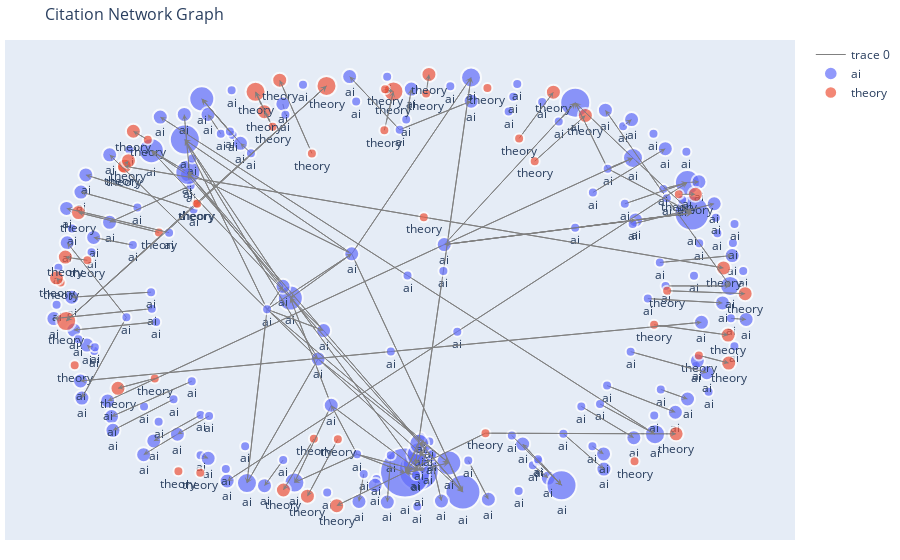

The notebook cell saved with this chart:
### Code cell
sub_areas_of_interest = ['ai','theory']  # Replace with your desired sub-area
theory_graph = filter_graph_by_sub_areas(G, sub_areas_of_interest)
draw_graph_plotly(theory_graph, sample_fraction=1.0)

### Figure 1 — Plotly figure (JSON) as saved in the notebook; plotly's stock layout.template omitted (floating-point values rounded to 4 significant figures; data arrays with more than 128 entries replaced by an {"elided": "..."} marker saying what was removed)
{"data": [{"hoverinfo": "none", "line": {"color": "gray", "width": 1}, "mode": "lines", "type": "scatter", "x": {"elided": "492 float values"}, "y": {"elided": "492 float values"}}, {"hoverinfo": "text", "marker": {"color": "#636EFA", "line": {"width": 2}, "size": {"elided": "185 int values"}}, "mode": "markers+text", "name": "ai", "text": {"elided": "185 str values"}, "textposition": "bottom center", "type": "scatter", "x": {"elided": "185 float values"}, "y": {"elided": "185 float values"}}, {"hoverinfo": "text", "marker": {"color": "#EF553B", "line": {"width": 2}, "size": [10, 10, 10, 10, 10, 10, 15, 10, 10, 15, 10, 20, 10, 15, 10, 20, 15, 10, 15, 15, 10, 15, 10, 15, 10, 15, 10, 15, 10, 15, 15, 10, 15, 10, 10, 15, 10, 15, 10, 15, 15, 10, 20, 10, 10, 15, 10, 15, 20, 10, 15, 10, 15]}, "mode": "markers+text", "name": "theory", "text": ["theory", "theory", "theory", "theory", "theory", "theory", "theory", "theory", "theory", "theory", "theory", "theory", "theory", "theory", "theory", "theory", "theory", "theory", "theory", "theory", "theory", "theory", "theory", "theory", "theory", "theory", "theory", "theory", "theory", "theory", "theory", "theory", "theory", "theory", "theory", "theory", "theory", "theory", "theory", "theory", "theory", "theory", "theory", "theory", "theory", "theory", "theory", "theory", "theory", "theory", "theory", "theory", "theory"], "textposition": "bottom center", "type": "scatter", "x": [-0.7537, -0.5342, -0.5957, -0.8872, 0.6864, 0.09403, -0.7474, 0.2728, 0.4058, 0.5482, -0.01686, 0.008692, 0.7413, 0.9495, -0.3308, -0.3789, -0.3543, 0.2674, -0.1508, 0.8033, 0.778, 0.9973, -0.6622, -0.7656, 0.8107, 0.8573, -0.9268, -0.9383, -0.215, -0.3005, -0.736, -0.6506, -0.8767, -0.01481, -0.2205, -0.3109, 0.3619, 0.4583, -0.1476, -0.233, 0.9365, -0.5458, -0.9111, -0.5427, -0.8515, -0.9135, 0.8672, 0.951, -0.1794, -0.6818, -0.7223, 0.1006, 0.1085], "y": [0.5639, -0.8128, -0.8064, -0.3268, -0.7612, 0.3431, 0.5735, 0.9276, 0.5964, 0.8036, 0.736, 0.9117, -0.1437, -0.19, 0.7518, 0.91, 0.8205, -0.634, -0.9617, -0.6371, 0.01036, -0.002809, -0.3863, -0.4309, 0.4466, 0.4464, 0.04787, 0.06878, -0.6594, -0.8909, 0.5988, 0.2741, 0.3641, 0.922, 0.6315, 0.963, 0.6995, 0.9084, -0.6616, -0.919, 0.1134, 0.4056, -0.1269, 0.4035, 0.1481, 0.1625, -0.2821, -0.3167, 0.937, 0.6932, 0.7317, 0.9024, 0.9887]}], "layout": {"annotations": [{"arrowcolor": "gray", "arrowhead": 3, "arrowsize": 1, "arrowwidth": 1, "ax": 0.7672, "axref": "x", "ay": 0.4709, "ayref": "y", "showarrow": true, "x": 0.8349, "xref": "x", "y": 0.4999, "yref": "y"}, {"arrowcolor": "gray", "arrowhead": 3, "arrowsize": 1, "arrowwidth": 1, "ax": -0.711, "axref": "x", "ay": 0.3864, "ayref": "y", "showarrow": true, "x": -0.8696, "xref": "x", "y": 0.4569, "yref": "y"}, {"arrowcolor": "gray", "arrowhead": 3, "arrowsize": 1, "arrowwidth": 1, "ax": -0.4433, "axref": "x", "ay": 0.7144, "ayref": "y", "showarrow": true, "x": -0.53, "xref": "x", "y": 0.8783, "yref": "y"}, {"arrowcolor": "gray", "arrowhead": 3, "arrowsize": 1, "arrowwidth": 1, "ax": -0.5336, "axref": "x", "ay": -0.5516, "ayref": "y", "showarrow": true, "x": -0.6649, "xref": "x", "y": -0.6692, "yref": "y"}, {"arrowcolor": "gray", "arrowhead": 3, "arrowsize": 1, "arrowwidth": 1, "ax": 0.4005, "axref": "x", "ay": -0.7785, "ayref": "y", "showarrow": true, "x": 0.4438, "xref": "x", "y": -0.837, "yref": "y"}, {"arrowcolor": "gray", "arrowhead": 3, "arrowsize": 1, "arrowwidth": 1, "ax": 0.0446, "axref": "x", "ay": 0.7848, "ayref": "y", "showarrow": true, "x": 0.059, "xref": "x", "y": 0.9224, "yref": "y"}, {"arrowcolor": "gray", "arrowhead": 3, "arrowsize": 1, "arrowwidth": 1, "ax": 0.219, "axref": "x", "ay": -0.7577, "ayref": "y", "showarrow": true, "x": 0.2756, "xref": "x", "y": -0.9328, "yref": "y"}, {"arrowcolor": "gray", "arrowhead": 3, "arrowsize": 1, "arrowwidth": 1, "ax": -0.3464, "axref": "x", "ay": -0.07382, "ayref": "y", "showarrow": true, "x": -0.203, "xref": "x", "y": -0.298, "yref": "y"}, {"arrowcolor": "gray", "arrowhead": 3, "arrowsize": 1, "arrowwidth": 1, "ax": -0.3464, "axref": "x", "ay": -0.07382, "ayref": "y", "showarrow": true, "x": -0.1085, "xref": "x", "y": 0.1773, "yref": "y"}, {"arrowcolor": "gray", "arrowhead": 3, "arrowsize": 1, "arrowwidth": 1, "ax": -0.3464, "axref": "x", "ay": -0.07382, "ayref": "y", "showarrow": true, "x": -0.403, "xref": "x", "y": -0.8596, "yref": "y"}, {"arrowcolor": "gray", "arrowhead": 3, "arrowsize": 1, "arrowwidth": 1, "ax": -0.3464, "axref": "x", "ay": -0.07382, "ayref": "y", "showarrow": true, "x": -0.1875, "xref": "x", "y": -0.1699, "yref": "y"}, {"arrowcolor": "gray", "arrowhead": 3, "arrowsize": 1, "arrowwidth": 1, "ax": -0.3464, "axref": "x", "ay": -0.07382, "ayref": "y", "showarrow": true, "x": 0.1642, "xref": "x", "y": -0.7685, "yref": "y"}, {"arrowcolor": "gray", "arrowhead": 3, "arrowsize": 1, "arrowwidth": 1, "ax": -0.3464, "axref": "x", "ay": -0.07382, "ayref": "y", "showarrow": true, "x": -0.7889, "xref": "x", "y": 0.6253, "yref": "y"}, {"arrowcolor": "gray", "arrowhead": 3, "arrowsize": 1, "arrowwidth": 1, "ax": -0.3464, "axref": "x", "ay": -0.07382, "ayref": "y", "showarrow": true, "x": -0.5776, "xref": "x", "y": 0.6939, "yref": "y"}, {"arrowcolor": "gray", "arrowhead": 3, "arrowsize": 1, "arrowwidth": 1, "ax": -0.3464, "axref": "x", "ay": -0.07382, "ayref": "y", "showarrow": true, "x": -0.3016, "xref": "x", "y": 0.03055, "yref": "y"}, {"arrowcolor": "gray", "arrowhead": 3, "arrowsize": 1, "arrowwidth": 1, "ax": -0.203, "axref": "x", "ay": -0.298, "ayref": "y", "showarrow": true, "x": 0.1642, "xref": "x", "y": -0.7685, "yref": "y"}, {"arrowcolor": "gray", "arrowhead": 3, "arrowsize": 1, "arrowwidth": 1, "ax": -0.203, "axref": "x", "ay": -0.298, "ayref": "y", "showarrow": true, "x": -0.5776, "xref": "x", "y": 0.6939, "yref": "y"}, {"arrowcolor": "gray", "arrowhead": 3, "arrowsize": 1, "arrowwidth": 1, "ax": -0.203, "axref": "x", "ay": -0.298, "ayref": "y", "showarrow": true, "x": -0.403, "xref": "x", "y": -0.8596, "yref": "y"}, {"arrowcolor": "gray", "arrowhead": 3, "arrowsize": 1, "arrowwidth": 1, "ax": -0.203, "axref": "x", "ay": -0.298, "ayref": "y", "showarrow": true, "x": 0.2041, "xref": "x", "y": -0.9004, "yref": "y"}, {"arrowcolor": "gray", "arrowhead": 3, "arrowsize": 1, "arrowwidth": 1, "ax": -0.1085, "axref": "x", "ay": 0.1773, "ayref": "y", "showarrow": true, "x": -0.5776, "xref": "x", "y": 0.6939, "yref": "y"}, {"arrowcolor": "gray", "arrowhead": 3, "arrowsize": 1, "arrowwidth": 1, "ax": -0.1085, "axref": "x", "ay": 0.1773, "ayref": "y", "showarrow": true, "x": -0.5691, "xref": "x", "y": 0.5463, "yref": "y"}, {"arrowcolor": "gray", "arrowhead": 3, "arrowsize": 1, "arrowwidth": 1, "ax": -0.1085, "axref": "x", "ay": 0.1773, "ayref": "y", "showarrow": true, "x": 0.2268, "xref": "x", "y": 0.9749, "yref": "y"}, {"arrowcolor": "gray", "arrowhead": 3, "arrowsize": 1, "arrowwidth": 1, "ax": -0.1085, "axref": "x", "ay": 0.1773, "ayref": "y", "showarrow": true, "x": 0.2041, "xref": "x", "y": -0.9004, "yref": "y"}, {"arrowcolor": "gray", "arrowhead": 3, "arrowsize": 1, "arrowwidth": 1, "ax": -0.1085, "axref": "x", "ay": 0.1773, "ayref": "y", "showarrow": true, "x": -0.2811, "xref": "x", "y": -0.02294, "yref": "y"}, {"arrowcolor": "gray", "arrowhead": 3, "arrowsize": 1, "arrowwidth": 1, "ax": -0.1875, "axref": "x", "ay": -0.1699, "ayref": "y", "showarrow": true, "x": -0.2811, "xref": "x", "y": -0.02294, "yref": "y"}, {"arrowcolor": "gray", "arrowhead": 3, "arrowsize": 1, "arrowwidth": 1, "ax": -0.1875, "axref": "x", "ay": -0.1699, "ayref": "y", "showarrow": true, "x": 0.2041, "xref": "x", "y": -0.9004, "yref": "y"}, {"arrowcolor": "gray", "arrowhead": 3, "arrowsize": 1, "arrowwidth": 1, "ax": -0.1875, "axref": "x", "ay": -0.1699, "ayref": "y", "showarrow": true, "x": -0.5691, "xref": "x", "y": 0.5463, "yref": "y"}, {"arrowcolor": "gray", "arrowhead": 3, "arrowsize": 1, "arrowwidth": 1, "ax": 0.1642, "axref": "x", "ay": -0.7685, "ayref": "y", "showarrow": true, "x": 0.2041, "xref": "x", "y": -0.9004, "yref": "y"}, {"arrowcolor": "gray", "arrowhead": 3, "arrowsize": 1, "arrowwidth": 1, "ax": -0.2811, "axref": "x", "ay": -0.02294, "ayref": "y", "showarrow": true, "x": -0.5691, "xref": "x", "y": 0.5463, "yref": "y"}, {"arrowcolor": "gray", "arrowhead": 3, "arrowsize": 1, "arrowwidth": 1, "ax": -0.2811, "axref": "x", "ay": -0.02294, "ayref": "y", "showarrow": true, "x": -0.6717, "xref": "x", "y": 0.6439, "yref": "y"}, {"arrowcolor": "gray", "arrowhead": 3, "arrowsize": 1, "arrowwidth": 1, "ax": -0.2811, "axref": "x", "ay": -0.02294, "ayref": "y", "showarrow": true, "x": 0.2041, "xref": "x", "y": -0.9004, "yref": "y"}, {"arrowcolor": "gray", "arrowhead": 3, "arrowsize": 1, "arrowwidth": 1, "ax": 0.6542, "axref": "x", "ay": 0.755, "ayref": "y", "showarrow": true, "x": 0.6781, "xref": "x", "y": 0.7845, "yref": "y"}, {"arrowcolor": "gray", "arrowhead": 3, "arrowsize": 1, "arrowwidth": 1, "ax": -0.5582, "axref": "x", "ay": -0.3989, "ayref": "y", "showarrow": true, "x": -0.7836, "xref": "x", "y": -0.5587, "yref": "y"}, {"arrowcolor": "gray", "arrowhead": 3, "arrowsize": 1, "arrowwidth": 1, "ax": -0.3016, "axref": "x", "ay": 0.03055, "ayref": "y", "showarrow": true, "x": -0.5776, "xref": "x", "y": 0.6939, "yref": "y"}, {"arrowcolor": "gray", "arrowhead": 3, "arrowsize": 1, "arrowwidth": 1, "ax": -0.3016, "axref": "x", "ay": 0.03055, "ayref": "y", "showarrow": true, "x": -0.5703, "xref": "x", "y": 0.5352, "yref": "y"}, {"arrowcolor": "gray", "arrowhead": 3, "arrowsize": 1, "arrowwidth": 1, "ax": -0.3016, "axref": "x", "ay": 0.03055, "ayref": "y", "showarrow": true, "x": 0.07984, "xref": "x", "y": -0.8029, "yref": "y"}, {"arrowcolor": "gray", "arrowhead": 3, "arrowsize": 1, "arrowwidth": 1, "ax": -0.5703, "axref": "x", "ay": 0.5352, "ayref": "y", "showarrow": true, "x": -0.6717, "xref": "x", "y": 0.6439, "yref": "y"}, {"arrowcolor": "gray", "arrowhead": 3, "arrowsize": 1, "arrowwidth": 1, "ax": 0.07984, "axref": "x", "ay": -0.8029, "ayref": "y", "showarrow": true, "x": 0.04134, "xref": "x", "y": -0.8123, "yref": "y"}, {"arrowcolor": "gray", "arrowhead": 3, "arrowsize": 1, "arrowwidth": 1, "ax": -0.4765, "axref": "x", "ay": 0.7202, "ayref": "y", "showarrow": true, "x": -0.5124, "xref": "x", "y": 0.8075, "yref": "y"}, {"arrowcolor": "gray", "arrowhead": 3, "arrowsize": 1, "arrowwidth": 1, "ax": -0.6219, "axref": "x", "ay": 0.2732, "ayref": "y", "showarrow": true, "x": -0.9099, "xref": "x", "y": 0.3829, "yref": "y"}, {"arrowcolor": "gray", "arrowhead": 3, "arrowsize": 1, "arrowwidth": 1, "ax": 0.4864, "axref": "x", "ay": -0.6369, "ayref": "y", "showarrow": true, "x": 0.6002, "xref": "x", "y": -0.7963, "yref": "y"}, {"arrowcolor": "gray", "arrowhead": 3, "arrowsize": 1, "arrowwidth": 1, "ax": 0.7574, "axref": "x", "ay": 0.138, "ayref": "y", "showarrow": true, "x": 0.9608, "xref": "x", "y": 0.1696, "yref": "y"}, {"arrowcolor": "gray", "arrowhead": 3, "arrowsize": 1, "arrowwidth": 1, "ax": 0.1047, "axref": "x", "ay": -0.791, "ayref": "y", "showarrow": true, "x": 0.1642, "xref": "x", "y": -0.7685, "yref": "y"}, {"arrowcolor": "gray", "arrowhead": 3, "arrowsize": 1, "arrowwidth": 1, "ax": 0.1047, "axref": "x", "ay": -0.791, "ayref": "y", "showarrow": true, "x": 0.07984, "xref": "x", "y": -0.8029, "yref": "y"}, {"arrowcolor": "gray", "arrowhead": 3, "arrowsize": 1, "arrowwidth": 1, "ax": 0.1047, "axref": "x", "ay": -0.791, "ayref": "y", "showarrow": true, "x": 0.04134, "xref": "x", "y": -0.8123, "yref": "y"}, {"arrowcolor": "gray", "arrowhead": 3, "arrowsize": 1, "arrowwidth": 1, "ax": 0.6895, "axref": "x", "ay": 0.3307, "ayref": "y", "showarrow": true, "x": 0.8478, "xref": "x", "y": 0.3621, "yref": "y"}, {"arrowcolor": "gray", "arrowhead": 3, "arrowsize": 1, "arrowwidth": 1, "ax": 0.5195, "axref": "x", "ay": 0.2951, "ayref": "y", "showarrow": true, "x": 0.6895, "xref": "x", "y": 0.3307, "yref": "y"}, {"arrowcolor": "gray", "arrowhead": 3, "arrowsize": 1, "arrowwidth": 1, "ax": 0.5195, "axref": "x", "ay": 0.2951, "ayref": "y", "showarrow": true, "x": 0.8478, "xref": "x", "y": 0.3621, "yref": "y"}, {"arrowcolor": "gray", "arrowhead": 3, "arrowsize": 1, "arrowwidth": 1, "ax": 0.5195, "axref": "x", "ay": 0.2951, "ayref": "y", "showarrow": true, "x": 0.1514, "xref": "x", "y": 0.219, "yref": "y"}, {"arrowcolor": "gray", "arrowhead": 3, "arrowsize": 1, "arrowwidth": 1, "ax": 0.7237, "axref": "x", "ay": -0.02529, "ayref": "y", "showarrow": true, "x": 0.9336, "xref": "x", "y": -0.04463, "yref": "y"}, {"arrowcolor": "gray", "arrowhead": 3, "arrowsize": 1, "arrowwidth": 1, "ax": 0.07051, "axref": "x", "ay": -0.7752, "ayref": "y", "showarrow": true, "x": 0.04134, "xref": "x", "y": -0.8123, "yref": "y"}, {"arrowcolor": "gray", "arrowhead": 3, "arrowsize": 1, "arrowwidth": 1, "ax": 0.1097, "axref": "x", "ay": -0.6712, "ayref": "y", "showarrow": true, "x": 0.07051, "xref": "x", "y": -0.7752, "yref": "y"}, {"arrowcolor": "gray", "arrowhead": 3, "arrowsize": 1, "arrowwidth": 1, "ax": 0.1097, "axref": "x", "ay": -0.6712, "ayref": "y", "showarrow": true, "x": 0.08107, "xref": "x", "y": -0.7319, "yref": "y"}, {"arrowcolor": "gray", "arrowhead": 3, "arrowsize": 1, "arrowwidth": 1, "ax": 0.1097, "axref": "x", "ay": -0.6712, "ayref": "y", "showarrow": true, "x": 0.08106, "xref": "x", "y": -0.682, "yref": "y"}, {"arrowcolor": "gray", "arrowhead": 3, "arrowsize": 1, "arrowwidth": 1, "ax": 0.1491, "axref": "x", "ay": 0.0994, "ayref": "y", "showarrow": true, "x": 0.07051, "xref": "x", "y": -0.7752, "yref": "y"}, {"arrowcolor": "gray", "arrowhead": 3, "arrowsize": 1, "arrowwidth": 1, "ax": 0.1491, "axref": "x", "ay": 0.0994, "ayref": "y", "showarrow": true, "x": 0.2268, "xref": "x", "y": 0.9749, "yref": "y"}, {"arrowcolor": "gray", "arrowhead": 3, "arrowsize": 1, "arrowwidth": 1, "ax": 0.08107, "axref": "x", "ay": -0.7319, "ayref": "y", "showarrow": true, "x": 0.07051, "xref": "x", "y": -0.7752, "yref": "y"}, {"arrowcolor": "gray", "arrowhead": 3, "arrowsize": 1, "arrowwidth": 1, "ax": 0.08107, "axref": "x", "ay": -0.7319, "ayref": "y", "showarrow": true, "x": 0.04134, "xref": "x", "y": -0.8123, "yref": "y"}, {"arrowcolor": "gray", "arrowhead": 3, "arrowsize": 1, "arrowwidth": 1, "ax": 0.1882, "axref": "x", "ay": -0.1746, "ayref": "y", "showarrow": true, "x": -0.4587, "xref": "x", "y": -0.8502, "yref": "y"}, {"arrowcolor": "gray", "arrowhead": 3, "arrowsize": 1, "arrowwidth": 1, "ax": 0.1882, "axref": "x", "ay": -0.1746, "ayref": "y", "showarrow": true, "x": 0.8349, "xref": "x", "y": 0.4999, "yref": "y"}, {"arrowcolor": "gray", "arrowhead": 3, "arrowsize": 1, "arrowwidth": 1, "ax": 0.5693, "axref": "x", "ay": 0.4549, "ayref": "y", "showarrow": true, "x": 0.7729, "xref": "x", "y": 0.6529, "yref": "y"}, {"arrowcolor": "gray", "arrowhead": 3, "arrowsize": 1, "arrowwidth": 1, "ax": 0.5893, "axref": "x", "ay": -0.5018, "ayref": "y", "showarrow": true, "x": 0.7439, "xref": "x", "y": -0.6385, "yref": "y"}, {"arrowcolor": "gray", "arrowhead": 3, "arrowsize": 1, "arrowwidth": 1, "ax": 0.4733, "axref": "x", "ay": 0.7764, "ayref": "y", "showarrow": true, "x": 0.5197, "xref": "x", "y": 0.8612, "yref": "y"}, {"arrowcolor": "gray", "arrowhead": 3, "arrowsize": 1, "arrowwidth": 1, "ax": -0.8323, "axref": "x", "ay": -0.2618, "ayref": "y", "showarrow": true, "x": -0.8529, "xref": "x", "y": -0.2353, "yref": "y"}, {"arrowcolor": "gray", "arrowhead": 3, "arrowsize": 1, "arrowwidth": 1, "ax": -0.6705, "axref": "x", "ay": -0.07073, "ayref": "y", "showarrow": true, "x": -0.9457, "xref": "x", "y": -0.1157, "yref": "y"}, {"arrowcolor": "gray", "arrowhead": 3, "arrowsize": 1, "arrowwidth": 1, "ax": -0.09338, "axref": "x", "ay": -0.7297, "ayref": "y", "showarrow": true, "x": -0.2696, "xref": "x", "y": -0.8576, "yref": "y"}, {"arrowcolor": "gray", "arrowhead": 3, "arrowsize": 1, "arrowwidth": 1, "ax": -0.09338, "axref": "x", "ay": -0.7297, "ayref": "y", "showarrow": true, "x": 0.07984, "xref": "x", "y": -0.8029, "yref": "y"}, {"arrowcolor": "gray", "arrowhead": 3, "arrowsize": 1, "arrowwidth": 1, "ax": -0.09338, "axref": "x", "ay": -0.7297, "ayref": "y", "showarrow": true, "x": 0.04134, "xref": "x", "y": -0.8123, "yref": "y"}, {"arrowcolor": "gray", "arrowhead": 3, "arrowsize": 1, "arrowwidth": 1, "ax": -0.09338, "axref": "x", "ay": -0.7297, "ayref": "y", "showarrow": true, "x": -0.1661, "xref": "x", "y": -0.5077, "yref": "y"}, {"arrowcolor": "gray", "arrowhead": 3, "arrowsize": 1, "arrowwidth": 1, "ax": 0.02623, "axref": "x", "ay": 0.7386, "ayref": "y", "showarrow": true, "x": 0.2272, "xref": "x", "y": 0.8679, "yref": "y"}, {"arrowcolor": "gray", "arrowhead": 3, "arrowsize": 1, "arrowwidth": 1, "ax": 0.02623, "axref": "x", "ay": 0.7386, "ayref": "y", "showarrow": true, "x": -0.1144, "xref": "x", "y": 0.9789, "yref": "y"}, {"arrowcolor": "gray", "arrowhead": 3, "arrowsize": 1, "arrowwidth": 1, "ax": -0.03896, "axref": "x", "ay": -0.8407, "ayref": "y", "showarrow": true, "x": -0.04289, "xref": "x", "y": -0.8698, "yref": "y"}, {"arrowcolor": "gray", "arrowhead": 3, "arrowsize": 1, "arrowwidth": 1, "ax": 0.001477, "axref": "x", "ay": -0.2647, "ayref": "y", "showarrow": true, "x": 0.8745, "xref": "x", "y": -0.1324, "yref": "y"}, {"arrowcolor": "gray", "arrowhead": 3, "arrowsize": 1, "arrowwidth": 1, "ax": 0.001477, "axref": "x", "ay": -0.2647, "ayref": "y", "showarrow": true, "x": -0.8708, "xref": "x", "y": -0.3979, "yref": "y"}, {"arrowcolor": "gray", "arrowhead": 3, "arrowsize": 1, "arrowwidth": 1, "ax": -0.6582, "axref": "x", "ay": -0.1308, "ayref": "y", "showarrow": true, "x": -0.8897, "xref": "x", "y": -0.1676, "yref": "y"}, {"arrowcolor": "gray", "arrowhead": 3, "arrowsize": 1, "arrowwidth": 1, "ax": 0.6109, "axref": "x", "ay": 0.5626, "ayref": "y", "showarrow": true, "x": 0.8478, "xref": "x", "y": 0.3621, "yref": "y"}, {"arrowcolor": "gray", "arrowhead": 3, "arrowsize": 1, "arrowwidth": 1, "ax": 0.6109, "axref": "x", "ay": 0.5626, "ayref": "y", "showarrow": true, "x": 0.682, "xref": "x", "y": 0.6109, "yref": "y"}, {"arrowcolor": "gray", "arrowhead": 3, "arrowsize": 1, "arrowwidth": 1, "ax": 0.6109, "axref": "x", "ay": 0.5626, "ayref": "y", "showarrow": true, "x": 0.5197, "xref": "x", "y": 0.8612, "yref": "y"}, {"arrowcolor": "gray", "arrowhead": 3, "arrowsize": 1, "arrowwidth": 1, "ax": 0.682, "axref": "x", "ay": 0.6109, "ayref": "y", "showarrow": true, "x": 0.5197, "xref": "x", "y": 0.8612, "yref": "y"}, {"arrowcolor": "gray", "arrowhead": 3, "arrowsize": 1, "arrowwidth": 1, "ax": 0.682, "axref": "x", "ay": 0.6109, "ayref": "y", "showarrow": true, "x": 0.8478, "xref": "x", "y": 0.3621, "yref": "y"}, {"arrowcolor": "gray", "arrowhead": 3, "arrowsize": 1, "arrowwidth": 1, "ax": -0.295, "axref": "x", "ay": 0.8069, "ayref": "y", "showarrow": true, "x": -0.3021, "xref": "x", "y": 0.8552, "yref": "y"}, {"arrowcolor": "gray", "arrowhead": 3, "arrowsize": 1, "arrowwidth": 1, "ax": 0.3416, "axref": "x", "ay": -0.6447, "ayref": "y", "showarrow": true, "x": 0.4811, "xref": "x", "y": -0.8698, "yref": "y"}, {"arrowcolor": "gray", "arrowhead": 3, "arrowsize": 1, "arrowwidth": 1, "ax": -0.7237, "axref": "x", "ay": 0.2169, "ayref": "y", "showarrow": true, "x": -0.8339, "xref": "x", "y": 0.2514, "yref": "y"}, {"arrowcolor": "gray", "arrowhead": 3, "arrowsize": 1, "arrowwidth": 1, "ax": 0.8585, "axref": "x", "ay": -0.3301, "ayref": "y", "showarrow": true, "x": 0.8629, "xref": "x", "y": -0.3066, "yref": "y"}, {"arrowcolor": "gray", "arrowhead": 3, "arrowsize": 1, "arrowwidth": 1, "ax": -0.3012, "axref": "x", "ay": -0.7553, "ayref": "y", "showarrow": true, "x": -0.3537, "xref": "x", "y": -0.8716, "yref": "y"}, {"arrowcolor": "gray", "arrowhead": 3, "arrowsize": 1, "arrowwidth": 1, "ax": 0.7735, "axref": "x", "ay": 0.03202, "ayref": "y", "showarrow": true, "x": 0.955, "xref": "x", "y": 0.03228, "yref": "y"}, {"arrowcolor": "gray", "arrowhead": 3, "arrowsize": 1, "arrowwidth": 1, "ax": -0.5614, "axref": "x", "ay": 0.4867, "ayref": "y", "showarrow": true, "x": -0.5793, "xref": "x", "y": 0.8077, "yref": "y"}, {"arrowcolor": "gray", "arrowhead": 3, "arrowsize": 1, "arrowwidth": 1, "ax": -0.5614, "axref": "x", "ay": 0.4867, "ayref": "y", "showarrow": true, "x": -0.7893, "xref": "x", "y": 0.3198, "yref": "y"}, {"arrowcolor": "gray", "arrowhead": 3, "arrowsize": 1, "arrowwidth": 1, "ax": 0.8349, "axref": "x", "ay": 0.4999, "ayref": "y", "showarrow": true, "x": 0.8674, "xref": "x", "y": 0.503, "yref": "y"}, {"arrowcolor": "gray", "arrowhead": 3, "arrowsize": 1, "arrowwidth": 1, "ax": 0.659, "axref": "x", "ay": 0.4036, "ayref": "y", "showarrow": true, "x": 0.8349, "xref": "x", "y": 0.4999, "yref": "y"}, {"arrowcolor": "gray", "arrowhead": 3, "arrowsize": 1, "arrowwidth": 1, "ax": -0.7419, "axref": "x", "ay": -0.11, "ayref": "y", "showarrow": true, "x": -0.9083, "xref": "x", "y": 0.2274, "yref": "y"}, {"arrowcolor": "gray", "arrowhead": 3, "arrowsize": 1, "arrowwidth": 1, "ax": -0.7419, "axref": "x", "ay": -0.11, "ayref": "y", "showarrow": true, "x": -0.867, "xref": "x", "y": -0.4752, "yref": "y"}, {"arrowcolor": "gray", "arrowhead": 3, "arrowsize": 1, "arrowwidth": 1, "ax": 0.372, "axref": "x", "ay": -0.6835, "ayref": "y", "showarrow": true, "x": 0.4811, "xref": "x", "y": -0.8698, "yref": "y"}, {"arrowcolor": "gray", "arrowhead": 3, "arrowsize": 1, "arrowwidth": 1, "ax": 0.4171, "axref": "x", "ay": -0.7608, "ayref": "y", "showarrow": true, "x": 0.372, "xref": "x", "y": -0.6835, "yref": "y"}, {"arrowcolor": "gray", "arrowhead": 3, "arrowsize": 1, "arrowwidth": 1, "ax": 0.4171, "axref": "x", "ay": -0.7608, "ayref": "y", "showarrow": true, "x": 0.4811, "xref": "x", "y": -0.8698, "yref": "y"}, {"arrowcolor": "gray", "arrowhead": 3, "arrowsize": 1, "arrowwidth": 1, "ax": 0.5368, "axref": "x", "ay": -0.5128, "ayref": "y", "showarrow": true, "x": 0.6844, "xref": "x", "y": -0.6545, "yref": "y"}, {"arrowcolor": "gray", "arrowhead": 3, "arrowsize": 1, "arrowwidth": 1, "ax": -0.451, "axref": "x", "ay": 0.7312, "ayref": "y", "showarrow": true, "x": -0.53, "xref": "x", "y": 0.8783, "yref": "y"}, {"arrowcolor": "gray", "arrowhead": 3, "arrowsize": 1, "arrowwidth": 1, "ax": -0.4213, "axref": "x", "ay": 0.6772, "ayref": "y", "showarrow": true, "x": -0.53, "xref": "x", "y": 0.8783, "yref": "y"}, {"arrowcolor": "gray", "arrowhead": 3, "arrowsize": 1, "arrowwidth": 1, "ax": -0.5335, "axref": "x", "ay": -0.7336, "ayref": "y", "showarrow": true, "x": -0.512, "xref": "x", "y": -0.7475, "yref": "y"}, {"arrowcolor": "gray", "arrowhead": 3, "arrowsize": 1, "arrowwidth": 1, "ax": 0.9572, "axref": "x", "ay": -0.1146, "ayref": "y", "showarrow": true, "x": 1, "xref": "x", "y": -0.1195, "yref": "y"}, {"arrowcolor": "gray", "arrowhead": 3, "arrowsize": 1, "arrowwidth": 1, "ax": 0.4148, "axref": "x", "ay": -0.752, "ayref": "y", "showarrow": true, "x": 0.4811, "xref": "x", "y": -0.8698, "yref": "y"}, {"arrowcolor": "gray", "arrowhead": 3, "arrowsize": 1, "arrowwidth": 1, "ax": -0.5691, "axref": "x", "ay": 0.5463, "ayref": "y", "showarrow": true, "x": -0.6717, "xref": "x", "y": 0.6439, "yref": "y"}, {"arrowcolor": "gray", "arrowhead": 3, "arrowsize": 1, "arrowwidth": 1, "ax": 0.5679, "axref": "x", "ay": -0.6931, "ayref": "y", "showarrow": true, "x": 0.5993, "xref": "x", "y": -0.7279, "yref": "y"}, {"arrowcolor": "gray", "arrowhead": 3, "arrowsize": 1, "arrowwidth": 1, "ax": 0.1514, "axref": "x", "ay": 0.219, "ayref": "y", "showarrow": true, "x": 0.5197, "xref": "x", "y": 0.8612, "yref": "y"}, {"arrowcolor": "gray", "arrowhead": 3, "arrowsize": 1, "arrowwidth": 1, "ax": 0.1514, "axref": "x", "ay": 0.219, "ayref": "y", "showarrow": true, "x": 0.8478, "xref": "x", "y": 0.3621, "yref": "y"}, {"arrowcolor": "gray", "arrowhead": 3, "arrowsize": 1, "arrowwidth": 1, "ax": 0.1514, "axref": "x", "ay": 0.219, "ayref": "y", "showarrow": true, "x": -0.7945, "xref": "x", "y": -0.4879, "yref": "y"}, {"arrowcolor": "gray", "arrowhead": 3, "arrowsize": 1, "arrowwidth": 1, "ax": 0.1514, "axref": "x", "ay": 0.219, "ayref": "y", "showarrow": true, "x": 0.682, "xref": "x", "y": 0.6109, "yref": "y"}, {"arrowcolor": "gray", "arrowhead": 3, "arrowsize": 1, "arrowwidth": 1, "ax": -0.5531, "axref": "x", "ay": 0.378, "ayref": "y", "showarrow": true, "x": -0.8559, "xref": "x", "y": 0.5345, "yref": "y"}, {"arrowcolor": "gray", "arrowhead": 3, "arrowsize": 1, "arrowwidth": 1, "ax": 0.08547, "axref": "x", "ay": -0.6507, "ayref": "y", "showarrow": true, "x": 0.04134, "xref": "x", "y": -0.8123, "yref": "y"}, {"arrowcolor": "gray", "arrowhead": 3, "arrowsize": 1, "arrowwidth": 1, "ax": 0.08106, "axref": "x", "ay": -0.682, "ayref": "y", "showarrow": true, "x": 0.04134, "xref": "x", "y": -0.8123, "yref": "y"}, {"arrowcolor": "gray", "arrowhead": 3, "arrowsize": 1, "arrowwidth": 1, "ax": -0.6725, "axref": "x", "ay": 0.003903, "ayref": "y", "showarrow": true, "x": -0.8957, "xref": "x", "y": -0.01891, "yref": "y"}, {"arrowcolor": "gray", "arrowhead": 3, "arrowsize": 1, "arrowwidth": 1, "ax": 0.1151, "axref": "x", "ay": -0.7429, "ayref": "y", "showarrow": true, "x": 0.1437, "xref": "x", "y": -0.9406, "yref": "y"}, {"arrowcolor": "gray", "arrowhead": 3, "arrowsize": 1, "arrowwidth": 1, "ax": 0.681, "axref": "x", "ay": 0.3123, "ayref": "y", "showarrow": true, "x": 0.9103, "xref": "x", "y": 0.4039, "yref": "y"}, {"arrowcolor": "gray", "arrowhead": 3, "arrowsize": 1, "arrowwidth": 1, "ax": 0.7772, "axref": "x", "ay": 0.4286, "ayref": "y", "showarrow": true, "x": 0.6045, "xref": "x", "y": 0.8272, "yref": "y"}, {"arrowcolor": "gray", "arrowhead": 3, "arrowsize": 1, "arrowwidth": 1, "ax": 0.7772, "axref": "x", "ay": 0.4286, "ayref": "y", "showarrow": true, "x": 0.955, "xref": "x", "y": 0.03228, "yref": "y"}, {"arrowcolor": "gray", "arrowhead": 3, "arrowsize": 1, "arrowwidth": 1, "ax": -0.07481, "axref": "x", "ay": -0.8188, "ayref": "y", "showarrow": true, "x": -0.08818, "xref": "x", "y": -0.9431, "yref": "y"}, {"arrowcolor": "gray", "arrowhead": 3, "arrowsize": 1, "arrowwidth": 1, "ax": -0.3919, "axref": "x", "ay": 0.6326, "ayref": "y", "showarrow": true, "x": -0.4213, "xref": "x", "y": 0.6772, "yref": "y"}, {"arrowcolor": "gray", "arrowhead": 3, "arrowsize": 1, "arrowwidth": 1, "ax": 0.6754, "axref": "x", "ay": -0.2653, "ayref": "y", "showarrow": true, "x": 0.8896, "xref": "x", "y": -0.3606, "yref": "y"}, {"arrowcolor": "gray", "arrowhead": 3, "arrowsize": 1, "arrowwidth": 1, "ax": 0.6092, "axref": "x", "ay": -0.4187, "ayref": "y", "showarrow": true, "x": 0.8011, "xref": "x", "y": -0.5392, "yref": "y"}, {"arrowcolor": "gray", "arrowhead": 3, "arrowsize": 1, "arrowwidth": 1, "ax": 0.7601, "axref": "x", "ay": -0.4361, "ayref": "y", "showarrow": true, "x": 0.8353, "xref": "x", "y": -0.4793, "yref": "y"}, {"arrowcolor": "gray", "arrowhead": 3, "arrowsize": 1, "arrowwidth": 1, "ax": 0.04829, "axref": "x", "ay": 0.07889, "ayref": "y", "showarrow": true, "x": -0.6467, "xref": "x", "y": 0.796, "yref": "y"}, {"arrowcolor": "gray", "arrowhead": 3, "arrowsize": 1, "arrowwidth": 1, "ax": 0.04829, "axref": "x", "ay": 0.07889, "ayref": "y", "showarrow": true, "x": 0.7439, "xref": "x", "y": -0.6385, "yref": "y"}, {"arrowcolor": "gray", "arrowhead": 3, "arrowsize": 1, "arrowwidth": 1, "ax": 0.105, "axref": "x", "ay": -0.7107, "ayref": "y", "showarrow": true, "x": 0.08107, "xref": "x", "y": -0.7319, "yref": "y"}, {"arrowcolor": "gray", "arrowhead": 3, "arrowsize": 1, "arrowwidth": 1, "ax": 0.105, "axref": "x", "ay": -0.7107, "ayref": "y", "showarrow": true, "x": 0.07984, "xref": "x", "y": -0.8029, "yref": "y"}, {"arrowcolor": "gray", "arrowhead": 3, "arrowsize": 1, "arrowwidth": 1, "ax": 0.105, "axref": "x", "ay": -0.7107, "ayref": "y", "showarrow": true, "x": 0.08106, "xref": "x", "y": -0.682, "yref": "y"}, {"arrowcolor": "gray", "arrowhead": 3, "arrowsize": 1, "arrowwidth": 1, "ax": -0.5096, "axref": "x", "ay": -0.5563, "ayref": "y", "showarrow": true, "x": -0.5985, "xref": "x", "y": -0.6388, "yref": "y"}, {"arrowcolor": "gray", "arrowhead": 3, "arrowsize": 1, "arrowwidth": 1, "ax": -0.5985, "axref": "x", "ay": -0.6388, "ayref": "y", "showarrow": true, "x": -0.6934, "xref": "x", "y": -0.7311, "yref": "y"}, {"arrowcolor": "gray", "arrowhead": 3, "arrowsize": 1, "arrowwidth": 1, "ax": -0.6093, "axref": "x", "ay": -0.4807, "ayref": "y", "showarrow": true, "x": -0.7796, "xref": "x", "y": -0.6211, "yref": "y"}, {"arrowcolor": "gray", "arrowhead": 3, "arrowsize": 1, "arrowwidth": 1, "ax": 0.001321, "axref": "x", "ay": -0.7341, "ayref": "y", "showarrow": true, "x": -0.008569, "xref": "x", "y": -0.9456, "yref": "y"}, {"arrowcolor": "gray", "arrowhead": 3, "arrowsize": 1, "arrowwidth": 1, "ax": -0.1661, "axref": "x", "ay": -0.5077, "ayref": "y", "showarrow": true, "x": -0.2811, "xref": "x", "y": -0.02294, "yref": "y"}, {"arrowcolor": "gray", "arrowhead": 3, "arrowsize": 1, "arrowwidth": 1, "ax": -0.1661, "axref": "x", "ay": -0.5077, "ayref": "y", "showarrow": true, "x": 0.07984, "xref": "x", "y": -0.8029, "yref": "y"}, {"arrowcolor": "gray", "arrowhead": 3, "arrowsize": 1, "arrowwidth": 1, "ax": -0.1661, "axref": "x", "ay": -0.5077, "ayref": "y", "showarrow": true, "x": -0.2696, "xref": "x", "y": -0.8576, "yref": "y"}, {"arrowcolor": "gray", "arrowhead": 3, "arrowsize": 1, "arrowwidth": 1, "ax": 0.07186, "axref": "x", "ay": -0.8235, "ayref": "y", "showarrow": true, "x": 0.07984, "xref": "x", "y": -0.8029, "yref": "y"}, {"arrowcolor": "gray", "arrowhead": 3, "arrowsize": 1, "arrowwidth": 1, "ax": 0.07186, "axref": "x", "ay": -0.8235, "ayref": "y", "showarrow": true, "x": 0.04134, "xref": "x", "y": -0.8123, "yref": "y"}, {"arrowcolor": "gray", "arrowhead": 3, "arrowsize": 1, "arrowwidth": 1, "ax": 0.1182, "axref": "x", "ay": -0.7295, "ayref": "y", "showarrow": true, "x": 0.08107, "xref": "x", "y": -0.7319, "yref": "y"}, {"arrowcolor": "gray", "arrowhead": 3, "arrowsize": 1, "arrowwidth": 1, "ax": -0.7537, "axref": "x", "ay": 0.5639, "ayref": "y", "showarrow": true, "x": -0.736, "xref": "x", "y": 0.5988, "yref": "y"}, {"arrowcolor": "gray", "arrowhead": 3, "arrowsize": 1, "arrowwidth": 1, "ax": 0.09403, "axref": "x", "ay": 0.3431, "ayref": "y", "showarrow": true, "x": -0.7474, "xref": "x", "y": 0.5735, "yref": "y"}, {"arrowcolor": "gray", "arrowhead": 3, "arrowsize": 1, "arrowwidth": 1, "ax": 0.09403, "axref": "x", "ay": 0.3431, "ayref": "y", "showarrow": true, "x": 0.9365, "xref": "x", "y": 0.1134, "yref": "y"}, {"arrowcolor": "gray", "arrowhead": 3, "arrowsize": 1, "arrowwidth": 1, "ax": 0.4058, "axref": "x", "ay": 0.5964, "ayref": "y", "showarrow": true, "x": 0.5482, "xref": "x", "y": 0.8036, "yref": "y"}, {"arrowcolor": "gray", "arrowhead": 3, "arrowsize": 1, "arrowwidth": 1, "ax": -0.01686, "axref": "x", "ay": 0.736, "ayref": "y", "showarrow": true, "x": 0.008692, "xref": "x", "y": 0.9117, "yref": "y"}, {"arrowcolor": "gray", "arrowhead": 3, "arrowsize": 1, "arrowwidth": 1, "ax": 0.7413, "axref": "x", "ay": -0.1437, "ayref": "y", "showarrow": true, "x": 0.9495, "xref": "x", "y": -0.19, "yref": "y"}, {"arrowcolor": "gray", "arrowhead": 3, "arrowsize": 1, "arrowwidth": 1, "ax": -0.3308, "axref": "x", "ay": 0.7518, "ayref": "y", "showarrow": true, "x": -0.3789, "xref": "x", "y": 0.91, "yref": "y"}, {"arrowcolor": "gray", "arrowhead": 3, "arrowsize": 1, "arrowwidth": 1, "ax": -0.3308, "axref": "x", "ay": 0.7518, "ayref": "y", "showarrow": true, "x": -0.3543, "xref": "x", "y": 0.8205, "yref": "y"}, {"arrowcolor": "gray", "arrowhead": 3, "arrowsize": 1, "arrowwidth": 1, "ax": -0.3543, "axref": "x", "ay": 0.8205, "ayref": "y", "showarrow": true, "x": -0.3789, "xref": "x", "y": 0.91, "yref": "y"}, {"arrowcolor": "gray", "arrowhead": 3, "arrowsize": 1, "arrowwidth": 1, "ax": 0.2674, "axref": "x", "ay": -0.634, "ayref": "y", "showarrow": true, "x": -0.1508, "xref": "x", "y": -0.9617, "yref": "y"}, {"arrowcolor": "gray", "arrowhead": 3, "arrowsize": 1, "arrowwidth": 1, "ax": 0.2674, "axref": "x", "ay": -0.634, "ayref": "y", "showarrow": true, "x": 0.8033, "xref": "x", "y": -0.6371, "yref": "y"}, {"arrowcolor": "gray", "arrowhead": 3, "arrowsize": 1, "arrowwidth": 1, "ax": 0.778, "axref": "x", "ay": 0.01036, "ayref": "y", "showarrow": true, "x": 0.9973, "xref": "x", "y": -0.002809, "yref": "y"}, {"arrowcolor": "gray", "arrowhead": 3, "arrowsize": 1, "arrowwidth": 1, "ax": -0.6622, "axref": "x", "ay": -0.3863, "ayref": "y", "showarrow": true, "x": -0.7656, "xref": "x", "y": -0.4309, "yref": "y"}, {"arrowcolor": "gray", "arrowhead": 3, "arrowsize": 1, "arrowwidth": 1, "ax": 0.8107, "axref": "x", "ay": 0.4466, "ayref": "y", "showarrow": true, "x": 0.8573, "xref": "x", "y": 0.4464, "yref": "y"}, {"arrowcolor": "gray", "arrowhead": 3, "arrowsize": 1, "arrowwidth": 1, "ax": -0.9268, "axref": "x", "ay": 0.04787, "ayref": "y", "showarrow": true, "x": -0.9383, "xref": "x", "y": 0.06878, "yref": "y"}, {"arrowcolor": "gray", "arrowhead": 3, "arrowsize": 1, "arrowwidth": 1, "ax": -0.215, "axref": "x", "ay": -0.6594, "ayref": "y", "showarrow": true, "x": -0.3005, "xref": "x", "y": -0.8909, "yref": "y"}, {"arrowcolor": "gray", "arrowhead": 3, "arrowsize": 1, "arrowwidth": 1, "ax": -0.6506, "axref": "x", "ay": 0.2741, "ayref": "y", "showarrow": true, "x": -0.8767, "xref": "x", "y": 0.3641, "yref": "y"}, {"arrowcolor": "gray", "arrowhead": 3, "arrowsize": 1, "arrowwidth": 1, "ax": -0.01481, "axref": "x", "ay": 0.922, "ayref": "y", "showarrow": true, "x": 0.008692, "xref": "x", "y": 0.9117, "yref": "y"}, {"arrowcolor": "gray", "arrowhead": 3, "arrowsize": 1, "arrowwidth": 1, "ax": -0.2205, "axref": "x", "ay": 0.6315, "ayref": "y", "showarrow": true, "x": -0.3109, "xref": "x", "y": 0.963, "yref": "y"}, {"arrowcolor": "gray", "arrowhead": 3, "arrowsize": 1, "arrowwidth": 1, "ax": 0.3619, "axref": "x", "ay": 0.6995, "ayref": "y", "showarrow": true, "x": 0.4583, "xref": "x", "y": 0.9084, "yref": "y"}, {"arrowcolor": "gray", "arrowhead": 3, "arrowsize": 1, "arrowwidth": 1, "ax": -0.1476, "axref": "x", "ay": -0.6616, "ayref": "y", "showarrow": true, "x": -0.233, "xref": "x", "y": -0.919, "yref": "y"}, {"arrowcolor": "gray", "arrowhead": 3, "arrowsize": 1, "arrowwidth": 1, "ax": -0.5458, "axref": "x", "ay": 0.4056, "ayref": "y", "showarrow": true, "x": -0.9111, "xref": "x", "y": -0.1269, "yref": "y"}, {"arrowcolor": "gray", "arrowhead": 3, "arrowsize": 1, "arrowwidth": 1, "ax": -0.5458, "axref": "x", "ay": 0.4056, "ayref": "y", "showarrow": true, "x": -0.1794, "xref": "x", "y": 0.937, "yref": "y"}, {"arrowcolor": "gray", "arrowhead": 3, "arrowsize": 1, "arrowwidth": 1, "ax": -0.5427, "axref": "x", "ay": 0.4035, "ayref": "y", "showarrow": true, "x": -0.9111, "xref": "x", "y": -0.1269, "yref": "y"}, {"arrowcolor": "gray", "arrowhead": 3, "arrowsize": 1, "arrowwidth": 1, "ax": -0.5427, "axref": "x", "ay": 0.4035, "ayref": "y", "showarrow": true, "x": -0.1794, "xref": "x", "y": 0.937, "yref": "y"}, {"arrowcolor": "gray", "arrowhead": 3, "arrowsize": 1, "arrowwidth": 1, "ax": -0.8515, "axref": "x", "ay": 0.1481, "ayref": "y", "showarrow": true, "x": -0.9135, "xref": "x", "y": 0.1625, "yref": "y"}, {"arrowcolor": "gray", "arrowhead": 3, "arrowsize": 1, "arrowwidth": 1, "ax": 0.8672, "axref": "x", "ay": -0.2821, "ayref": "y", "showarrow": true, "x": 0.951, "xref": "x", "y": -0.3167, "yref": "y"}, {"arrowcolor": "gray", "arrowhead": 3, "arrowsize": 1, "arrowwidth": 1, "ax": -0.6818, "axref": "x", "ay": 0.6932, "ayref": "y", "showarrow": true, "x": -0.7223, "xref": "x", "y": 0.7317, "yref": "y"}, {"arrowcolor": "gray", "arrowhead": 3, "arrowsize": 1, "arrowwidth": 1, "ax": 0.1006, "axref": "x", "ay": 0.9024, "ayref": "y", "showarrow": true, "x": 0.1085, "xref": "x", "y": 0.9887, "yref": "y"}], "hovermode": "closest", "margin": {"b": 20, "l": 5, "r": 5, "t": 40}, "showlegend": true, "title": {"font": {"size": 16}, "text": "Citation Network Graph"}, "xaxis": {"showgrid": false, "showticklabels": false, "zeroline": false}, "yaxis": {"showgrid": false, "showticklabels": false, "zeroline": false}}}
